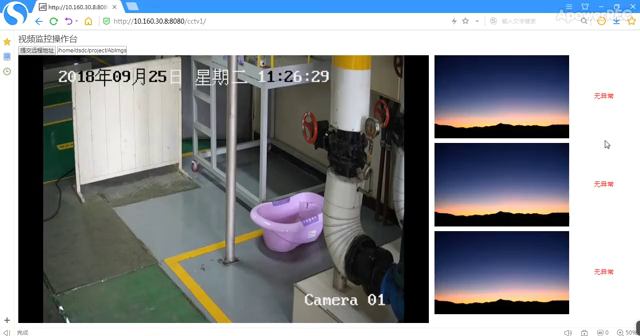
#> input picture frame 116 of video/water2.mp4, 640 x 336 px
$ python lk_carema.py
#> lines starting #> are read from the running program, lines starting #| are printed output that depends on the picture
import numpy as np
import cv2


cap = cv2.VideoCapture('/Users/wangyuxin/Movies/data/water2.mp4')


# ShiTomasi 角点检测参数
feature_params = dict( maxCorners = 100,
                       qualityLevel = 0.3,
                       minDistance = 7,
                       blockSize = 7 )

# lucas kanade光流法参数
lk_params = dict( winSize  = (15,15),
                  maxLevel = 2,
                  criteria = (cv2.TERM_CRITERIA_EPS | cv2.TERM_CRITERIA_COUNT, 10, 0.03))

# 创建随机颜色
color = np.random.randint(0,255,(100,3))

# 获取第一帧，找到角点
ret, old_frame = cap.read()
#> old_frame is the input picture: shape (336, 640, 3); mean B, G, R 144.5, 140.3, 136.8
# 找到原始灰度图
old_gray = cv2.cvtColor(old_frame, cv2.COLOR_BGR2GRAY)
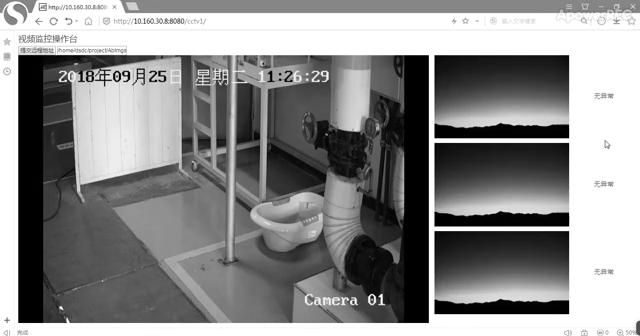
#> old_gray: shape (336, 640); min 0, max 255, mean 139.7

# 获取图像中的角点，返回到p0中
p0 = cv2.goodFeaturesToTrack(old_gray, mask = None, **feature_params)
#> p0 = 50 rows, first 8: [426, 320], [566, 311], [20, 320], [566, 135], [426, 57], [125, 73], [566, 145], [566, 233]

# 创建一个蒙版用来画轨迹
mask = np.zeros_like(old_frame)

count = 0
while True:
    count += 1

    success, frame = cap.read()
    if not success:
        break
    frame_gray = cv2.cvtColor(frame, cv2.COLOR_BGR2GRAY)

    # 计算光流
    p1, st, err = cv2.calcOpticalFlowPyrLK(old_gray, frame_gray, p0, None, **lk_params)
#> p1 has the same summary as p0; st = 50 values from 1 to 1; err = 50 values, max 0.355 at index 48, min 0 at index 0, mean 0.00796
    # 选取好的跟踪点
    good_new = p1[st==1]
#> good_new = 50 pairs, first value 20 to 566, second value 57 to 320
    good_old = p0[st==1]
#> good_old has the same summary as good_new

    # 画出轨迹
    for i,(new,old) in enumerate(zip(good_new,good_old)):
        a,b = new.ravel()
        c,d = old.ravel()
        mask = cv2.line(mask, (a,b),(c,d), color[i].tolist(), 2)
        frame = cv2.circle(frame,(a,b),5,color[i].tolist(),-1)
#> this loop made 50 passes
#> (a, b, c, d) on passes 1 to 12: (426, 320, 426, 320), (566, 311, 566, 311), (20, 320, 20, 320), (566, 135, 566, 135), (426, 57, 426, 57), (125, 73, 125, 73), (566, 145, 566, 145), (566, 233, 566, 233), (566, 57, 566, 57), (436, 311, 436, 311), (566, 224, 566, 224), (436, 145, 436, 145)
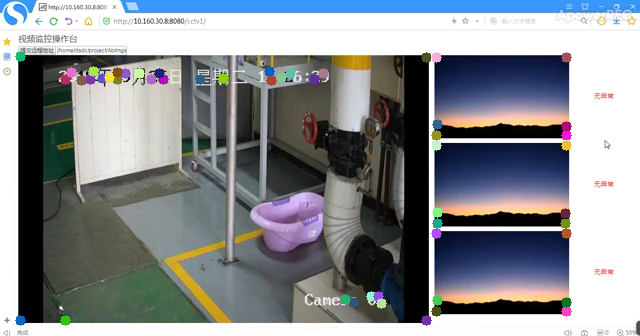
#> frame: shape (336, 640, 3); mean B, G, R 144.6, 140.4, 136.9
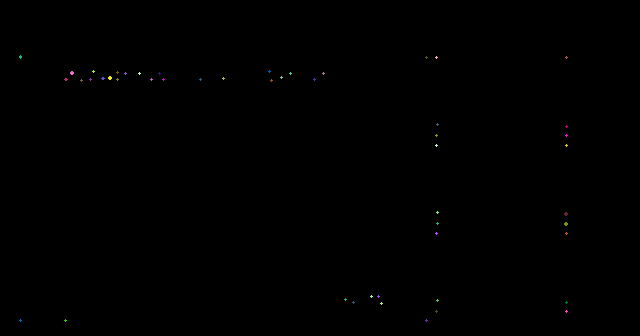
#> mask: shape (336, 640, 3); mean of channels 0, 1, 2 0.2, 0.2, 0.2; drawn as B, G, R
    img = cv2.add(frame,mask)

    cv2.imwrite('tmp/frame_{}.jpg'.format(count), cv2.resize(img, (520, 960)))
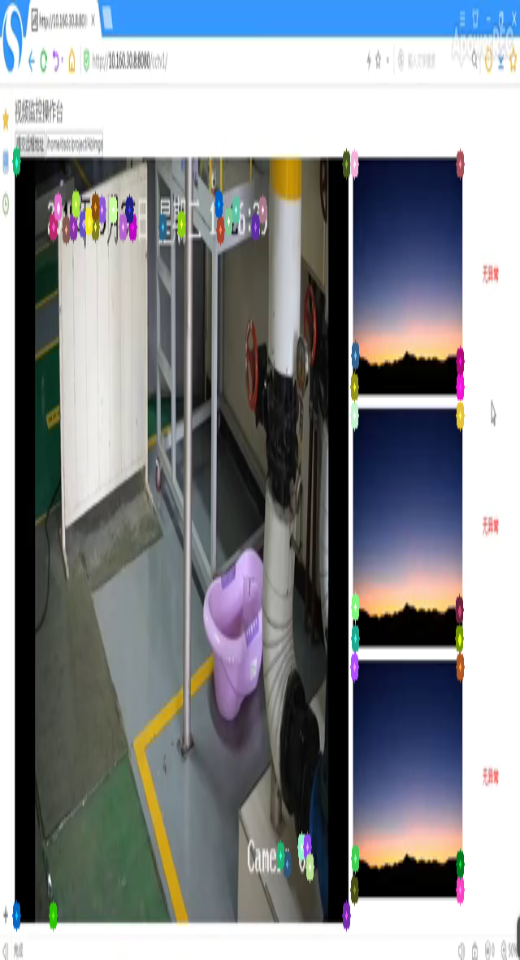
#> saved as frame_1.jpg: shape (960, 520, 3); mean B, G, R 144.7, 140.4, 137

    # 更新上一帧的图像和追踪点
    old_gray = frame_gray
    p0 = good_new.reshape(-1,1,2)

cv2.destroyAllWindows()
cap.release()

$ run again, starting later in the video
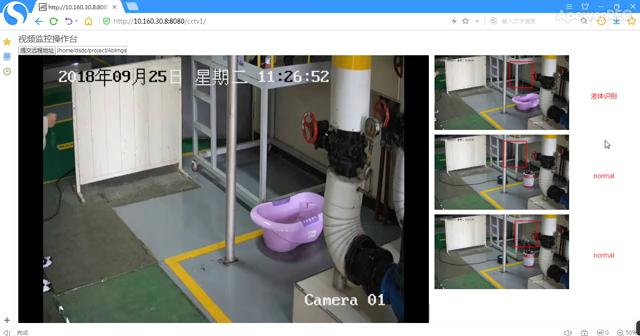
#> input picture frame 524 of video/water2.mp4, 640 x 336 px
#> old_frame is the input picture: shape (336, 640, 3); mean B, G, R 147.4, 147.4, 143.7
#> p0 = 51 rows, first 8: [20, 320], [426, 57], [125, 73], [426, 320], [103, 76], [566, 127], [371, 296], [158, 73]
#> p1 has the same summary as p0; st = 51 values from 1 to 1; err = 51 values, max 3.52 at index 40, min 0 at index 0, mean 0.108
#> good_new = 51 pairs, first value 20 to 566, second value 57 to 320
#> good_old has the same summary as good_new
#> the loop `for i,(new,old) in enumerate(zip(good_new,good_old)):` made 51 passes
#> (a, b, c, d) on passes 1 to 8: (20, 320, 20, 320), (426, 57, 426, 57), (125, 73, 125, 73), (426, 320, 426, 320), (103, 76, 103, 76), (566, 127, 566, 127), (371, 296, 371, 296), (158, 73, 158, 73)
#> after the loop `for i,(new,old) in enumerate(zip(good_new,good_old)):`:
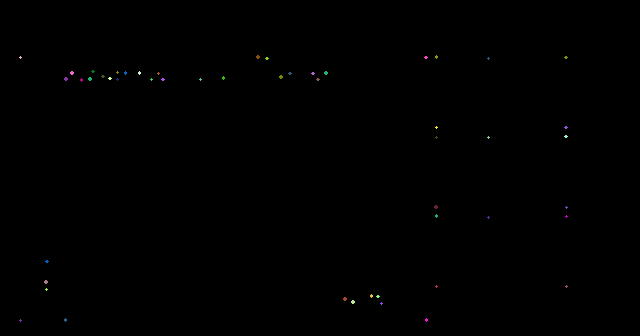
#> mask: shape (336, 640, 3); mean of channels 0, 1, 2 0.2, 0.2, 0.2; drawn as B, G, R
#> `cv2.imwrite('tmp/frame_{}.jpg'.format(count), cv2.resize(img, (520, 96..`:
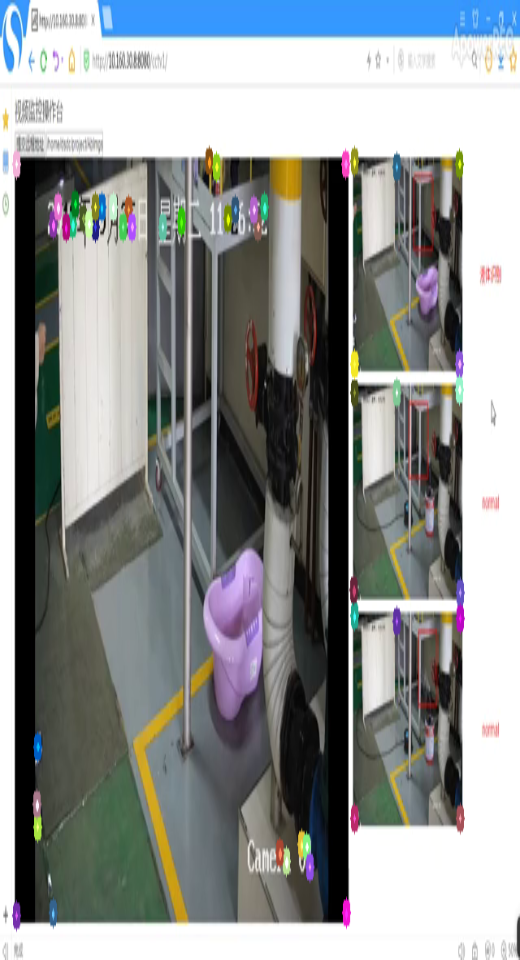
#> saved as frame_1.jpg: shape (960, 520, 3); mean B, G, R 147.4, 147.4, 143.8

$ run again, starting later in the video
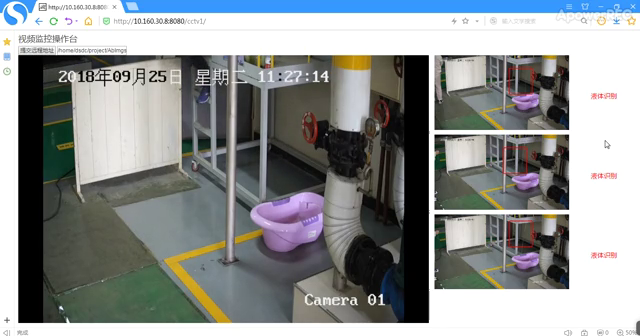
#> input picture frame 932 of video/water2.mp4, 640 x 336 px
#> old_frame is the input picture: shape (336, 640, 3); mean B, G, R 146.8, 146.7, 143.1
#> p0 = 44 rows, first 8: [20, 320], [426, 57], [125, 73], [426, 320], [103, 78], [566, 127], [566, 286], [371, 296]
#> p1 has the same summary as p0; st = 44 values from 1 to 1; err = 44 values, max 7.85 at index 11, min 0 at index 0, mean 0.551
#> good_new = 44 pairs, first value 20 to 566, second value 57 to 320
#> good_old has the same summary as good_new
#> the loop `for i,(new,old) in enumerate(zip(good_new,good_old)):` made 44 passes
#> (a, b, c, d) on passes 1 to 8: (20, 320, 20, 320), (426, 57, 426, 57), (125, 73, 125, 73), (426, 320, 426, 320), (103, 78, 103, 78), (566, 127, 566, 127), (566, 286, 566, 286), (371, 296, 371, 296)
#> after the loop `for i,(new,old) in enumerate(zip(good_new,good_old)):`:
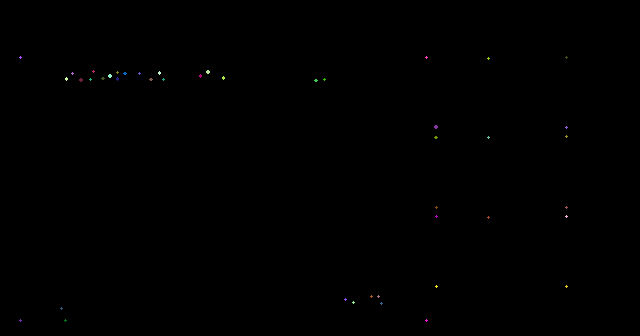
#> mask: shape (336, 640, 3); mean of channels 0, 1, 2 0.2, 0.2, 0.2; drawn as B, G, R
#> `cv2.imwrite('tmp/frame_{}.jpg'.format(count), cv2.resize(img, (520, 96..`:
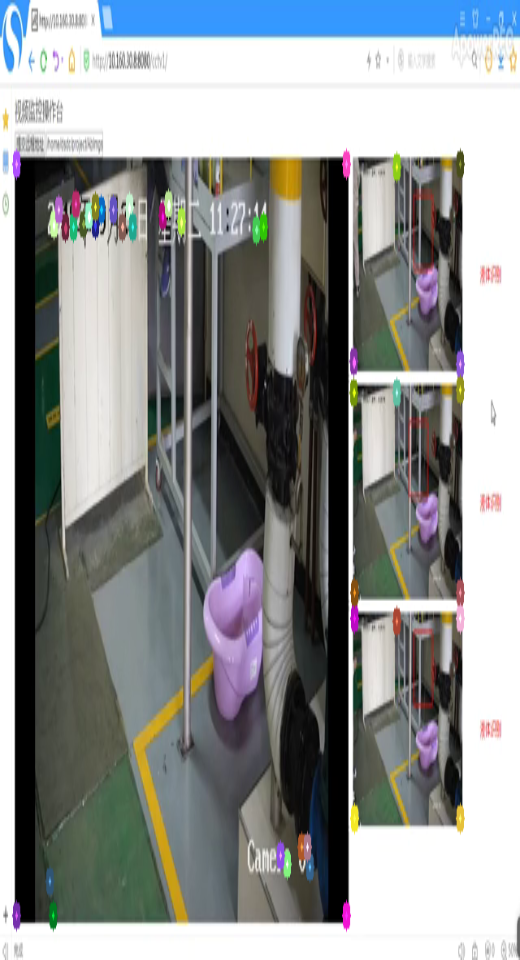
#> saved as frame_1.jpg: shape (960, 520, 3); mean B, G, R 146.7, 146.6, 143.2
